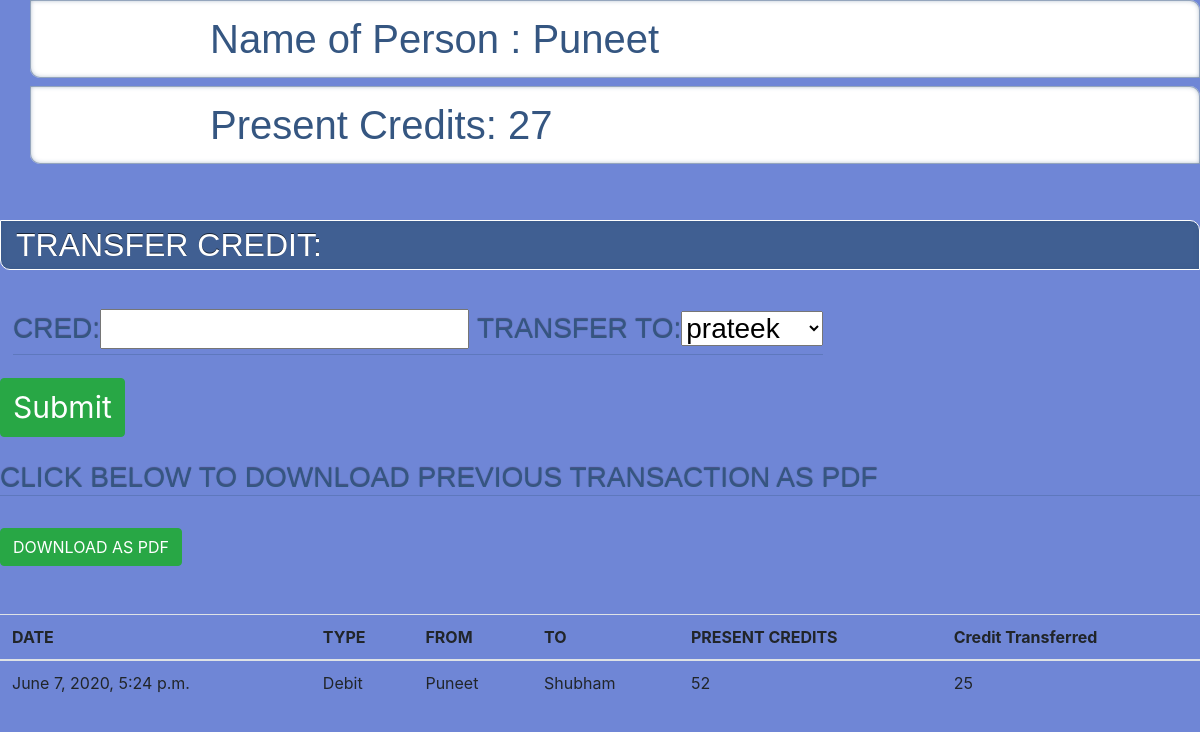
Page /home/5 on the committed database.
### app/models.py (models this page shows, shortened)
class Person(models.Model):
    name=models.CharField(max_length=30)
    email=models.CharField(max_length=30)
    credit=models.IntegerField(null=False)

class Transaction_history(models.Model):
    Sender=models.IntegerField(null=True)
    Sender_Credit=models.IntegerField(null=True)
    Reciever=models.IntegerField(null=True)
    Reciever_Credit=models.IntegerField(null=True)
    Credit=models.IntegerField(null=True)
    Time=models.DateTimeField(auto_now=True)

### app/views.py (the view, shortened to what this page needs)
# urls.py: url(r'^home/(?P<id>\d+)',views.addc),
def addc(request,id):
    try:
        Person_list=Person.objects.all().values().filter(id=id)
        Person_list_details=Person.objects.all().values()
        for i in Person_list:
            names=i['name']
        form=forms.formname()
        form.getform(id)
        Transaction_history_list=Transaction_history.objects.all().values().filter(Sender=id)|Transaction_history.objects.all().values().filter(Reciever=id).order_by('-Time')
        k={}
        for i in Person_list_details:
            k[int(i['id'])]=i['name']
        def get(id):
            return k[id]
        for i in Transaction_history_list:
            i['Sender']=get(i['Sender'])
            i['Reciever']=get(i['Reciever'])
        context={"Person_list":Person_list,
        "Person_list_details":Person_list_details,
        'form':form,
        "Transactions":Transaction_history_list,
        "names":names,
        }
        for person in Person_list:
            Senders_credit=person['credit']
        return render(request,"cred.html",context)
    except Exception as e:
        print(e)

### app/forms.py
class formname(forms.Form):
    cred=forms.IntegerField(validators=[MinValueValidator(1)])
    Transfer_to=forms.ChoiceField(choices=(getAllOptions()))
    def getform(self,id):
        self.fields["Transfer_to"]=forms.ChoiceField(choices=(gett(id)))

### app/forms.py (called while the page is built)
def gett(*argv):
    try:
        det=Person.objects.all().values()
        k=0
        for i in argv:
            k=i
        options = []
        for (index,item) in enumerate(det):
            if(item['id']==int(k)):
                pass
            else:
                options.append((item['id'],item['name']))
    except Exception as e:
        print(e)
    return options

### templates/cred.html (shortened to what this page needs)
<head>
  {% load static %}
  <link rel="stylesheet" href="{% static 'app/cred.css' %}">
<link rel="stylesheet" href="{% static 'app/css/bootstrap.min.css' %}">
</head>
<body>
<div>
        <h1>   Name of Person :
        {% for Person in Person_list %}
        {{Person.name | capfirst}}
        {% endfor %}
        </h1>
        <h1>Present Credits:
        {% for Person in Person_list %}
        {{Person.credit}}
        {% endfor %}
        </h1>
</div>
<br>
<br>
<h2>TRANSFER CREDIT:</h2>
<br>
<button type="button" class="btn btn-sucess">
 <div class="input">
<form method="POST">
    <h3>{{ form }}
    </h3>
    <button type="submit" class="btn btn-success" style="margin-right:500px; font-size: 30px; ">Submit</button>
</form>
</div>
{% for Person in Person_list %}<br>
<br>
<div>
<h3>Click Below To Download Previous Transaction As Pdf</h3>
<br>
<button class="btn btn-success"><a href="h/{{Person.id}}" style="text-decoration: none; color: white;">DOWNLOAD AS PDF</a></button>
</div>
{% endfor %}
<br>
<br>
      <table class="table">
        <thead>
          <tr>
            <th>DATE</th>
            <th>TYPE</th>
            <th>FROM</th>
            <th>TO</th>
            <th>PRESENT CREDITS</th>
            <th>Credit Transferred</th>
          </tr>
        </thead>
        <tbody>
            {% for Transaction in Transactions %}
          <tr>
              <td>{{Transaction.Time}}</td>
              <td>{% if Transaction.Sender in names %}
                  Debit
                  {% else %}
                  Credit
                  {% endif %}
              </td>
              <td>{{Transaction.Sender| capfirst}}
              </td>
              <td>
                {{ Transaction.Reciever| capfirst}}
              </td>
              <td>{% if Transaction.Sender in names %}
                {{Transaction.Sender_Credit}}
                {% else %}
                {{Transaction.Reciever_Credit}}
                {% endif %}
              </td>
              <td>
                {{Transaction.Credit}}
              </td>
          {% endfor %}
        </tbody>
      </table>
</body>

### static/app/cred.css (style rules this page uses)
body { background-color: #6f86d6 !important; }
h1 { margin-left: 30px; font-weight: 600; font-family: 'Titillium Web', sans-serif; position: relative; font-size: 36px; line-height: 40px; padding: 15px 15px 15px 15%; color: #355681; box-shadow: inset 0 0 0 1px rgba(53,86,129, 0.4), inset 0 0 5px rgba(53,86,129, 0.5), inset -285px 0 35px white; border-radius: 0 10px 0 10px; background: #fff url(../images/bartoszkosowski.jpg) no-repeat center left; }
h2 { margin: 1em 0 0.5em 0; font-weight: normal; position: relative; text-shadow: 0 -1px rgba(0,0,0,0.6); font-size: 28px; line-height: 40px; background: #355681; background: rgba(53,86,129, 0.8); border: 1px solid #fff; padding: 5px 15px; color: white; border-radius: 0 10px 0 10px; box-shadow: inset 0 0 5px rgba(53,86,129, 0.5); font-family: 'Muli', sans-serif; }
h3 { font-weight: 600; font-family: 'Titillium Web', sans-serif; position: relative; text-shadow: 0 -1px 1px rgba(0,0,0,0.4); font-size: 22px; line-height: 40px; color: #355681; text-transform: uppercase; border-bottom: 1px solid rgba(53,86,129, 0.3); }
.input { color:white; text-decoration: solid; }

### rows in the picture
Person: name "Puneet", credit "27"
Transaction_history: Time "June 7, 2020, 5:24 p.m.", Sender "Puneet", Reciever "Shubham", Sender_Credit "52", Credit "25"
